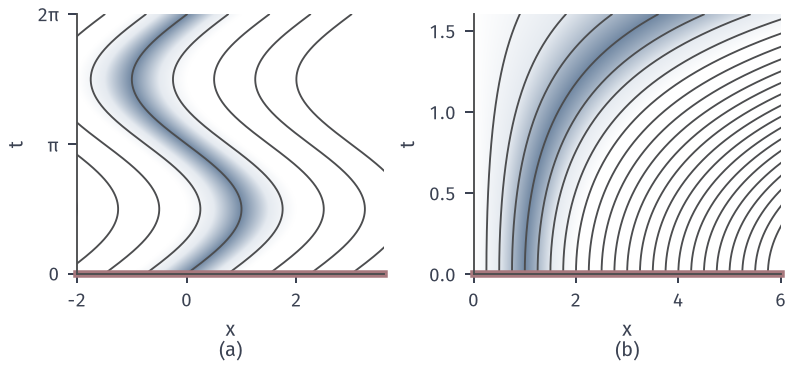

Generate this figure with Python:
# Target: time-dependent velocity: v=cos t (oscillating) and v=x t (accelerating).
from pathlib import Path
import sys
sys.path.insert(0, str(Path(__file__).resolve().parents[1]/'transp-common'))
from transp_common import *
fig,(a,b)=figure(112,52,ncols=2)
xl=(-2,3.6); tl=(0,2*np.pi)
x=np.linspace(*xl,801); t=np.linspace(*tl,601); X,T=np.meshgrid(x,t)
heat(a,tent(X-np.sin(T),0),xl,tl)
for x0 in np.arange(-3,3.6,.75):
    tt=np.linspace(*tl,300); a.plot(x0+np.sin(tt),tt,color=CHAR,lw=.75)
a.plot(xl,[0,0],color=RED,lw=3,clip_on=False)
a.set_xlim(*xl); a.set_ylim(*tl); a.set_yticks([0,np.pi,2*np.pi],['$0$','$\\pi$','$2\\pi$']); tail(a,'$x$','(a)','$t$')
xl=(0,6); tl=(0,1.6)
x=np.linspace(*xl,801); t=np.linspace(*tl,601); X,T=np.meshgrid(x,t)
heat(b,tent(X*np.exp(-T**2/2)),xl,tl)
for x0 in np.arange(.25,6,.25):
    tt=np.linspace(*tl,300); b.plot(x0*np.exp(tt**2/2),tt,color=CHAR,lw=.75)
b.plot(xl,[0,0],color=RED,lw=3,clip_on=False)
b.set_xlim(*xl); b.set_ylim(*tl); tail(b,'$x$','(b)','$t$')
save(fig,Path(__file__).resolve().parent,'figure',{'a':'x=x0+sin t','b':'x=x0 exp(t^2/2)'})
